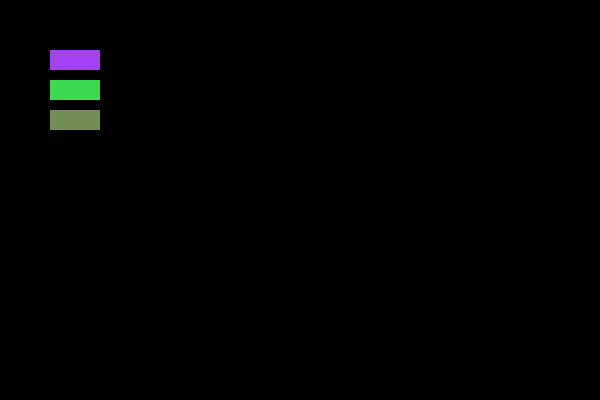
Frame 1 (no input)
Frame 60 (the mouse pressed at the canvas centre just before this capture): identical to frame 1, image omitted
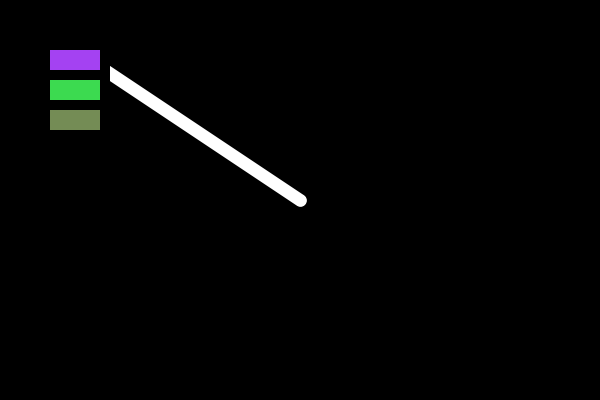
Frame 120 (the mouse held since frame 60 and released just before this capture)

The Processing sketch that drew these frames (run headless with seeded random() and noise(); from frame 60 on, the mouse is pressed at the canvas centre):

// Processing sketch: bit2atom20201129_UI_simpleButton
// ── bit2atom20201129_UI_simpleButton.pde
Button[] bt;

float speed = 0;
float easing = 0.07;
float btWidth = 50;
float btHeight = 20;
color brushColor = 255;

void setup() {
  size(600, 400);
  background(0);
  bt = new Button[3];

  for (int i = 0; i < bt.length; i ++) {
    color cc = color(random(255), random(255), random(255));
    bt[i] = new Button(50, 50+(btHeight+10)*i, btWidth, btHeight, cc);
  }
}

void draw() {
  //background(0);
  pushStyle();
  fill(0);
  noStroke();
  rect(0, 0, btWidth*2+10, 150);
  popStyle();

  float target = dist(mouseX, mouseY, pmouseX, pmouseY);
  speed += (target - speed) * easing;
  if (mousePressed) {
    strokeWeight(speed/2);
    stroke(brushColor);
    line(mouseX, mouseY, pmouseX, pmouseY);
  }

  for (int i = 0; i < bt.length; i ++) {
    bt[i].showButton();
    if (bt[i].pickColor) {
      brushColor = bt[i].buttonColor;
      bt[i].pickColor = false;
    }
  }
}

// ── Button.pde
class Button {
  float posX, posY;
  float buttonWidth, buttonHeight;
  color buttonColor;
  boolean pickColor;

  Button(float x, float y, float w, float h, color c) {
    posX = x;
    posY = y;
    buttonWidth = w;
    buttonHeight = h;
    buttonColor = c;
  }

  void showButton() {
    if (hover()) {
      stroke(255);
      strokeWeight(2);
    } else {
      noStroke();
    }
    if (mousePressed && hover()) {
      pickColor = true;
      fill(buttonColor, 100);
    } else {
      fill(buttonColor);
    }
    rect(posX, posY, buttonWidth, buttonHeight);
  }

  boolean hover() {
    if (mouseX < posX + buttonWidth && mouseX > posX &&
      mouseY < posY + buttonHeight && mouseY > posY) {
      return true;
    } else {
      return false;
    }
  }
}
